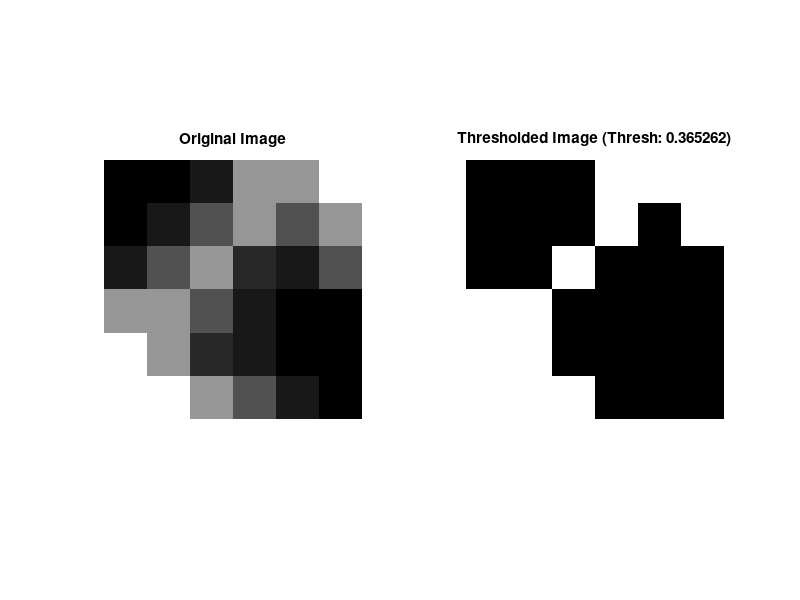

Write the MATLAB code that produced this figure.
%testfcmthresh.m
%
clear;clc;
%file_sp         = 'M25.wav';
%file_sgm        = 'M25_sptrogram.png';
%file_result     = 'M25_Result_FCM.png';
%file_result1    = 'M25_BW_FCM.jpg';
%file_result2    = 'M25_BlackBox_FCM.jpg';
fim1 =  [  0   0  25 150 150 255;...
          0  25  82 150  82 150;...
         25  82 150  41  25  82;...
        150 150  82  25   0   0;...
        255 150  41  25   0   0;...
        255 255 150  82  25   0];
%im=imread(file_sgm);
fim = mat2gray(fim1);
subplot(121), imshow(fim),title('Original Image');
fim1
fim
% Thresholding by 3-class k-means clustering
% ----------------------------------------------------------------
X=reshape(fim,[],1);
[idx,ctrs] = kmeans(X,3);
% idx
out = fopen('img_member_kmeans.txt','w');
fprintf(out,'SN\tData\tGray\tClass\n');
C1 = 0;
C2 = 0;
C3 = 0;
for i=1:36    
    if idx(i) == 1
        C1 = C1+1;
    elseif idx(i) == 2
        C2 = C2+1;
    elseif idx(i) == 3
        C3 = C3+1;
    end
    fprintf('data[%2d]= %4d\t%f\tClass= %d\n',i,fim1(i),fim(i),idx(i));
    fprintf(out,'%2d\t%3d\t%f\t%d\n',i,fim1(i),fim(i),idx(i));
end
fprintf('C#1= %d\nC#2= %d\nC#3= %d\n',C1,C2,C3);
fprintf(out,'C#1= %d\nC#2= %d\nC#3= %d\n',C1,C2,C3);
fprintf('Centroid#1= %f\nCentroid#2= %f\nCentroid#3= %f\n',ctrs(1),ctrs(2),ctrs(3));
fprintf(out,'Centroid#1= %f\nCentroid#2= %f\nCentroid#3= %f\n',ctrs(1),ctrs(2),ctrs(3));
%level=max(ctrs);
%C = sort(ctrs);
level=sum(ctrs)/3;
fprintf('Threshold: %f\n',level);
fprintf(out,'Threshold: %f\n',level);
fclose(out);
% Binary Image
bw=im2bw(fim,level);
subplot(122), imshow(bw),title(sprintf('Thresholded Image (Thresh: %f)',level));
fprintf('Process completed! :)\n');
% --------------------------------------------------------------